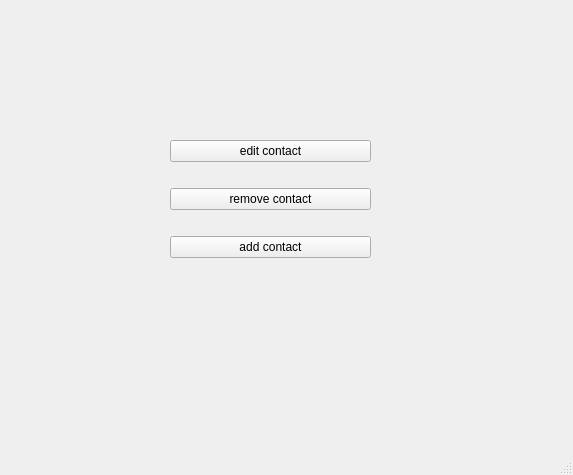
<?xml version="1.0" encoding="UTF-8"?>
<ui version="4.0">
 <class>MainWindow</class>
 <widget class="QMainWindow" name="MainWindow">
  <property name="geometry">
   <rect>
    <x>0</x>
    <y>0</y>
    <width>573</width>
    <height>475</height>
   </rect>
  </property>
  <property name="windowTitle">
   <string>MainWindow</string>
  </property>
  <widget class="QWidget" name="centralwidget">
   <widget class="QWidget" name="">
    <property name="geometry">
     <rect>
      <x>170</x>
      <y>120</y>
      <width>201</width>
      <height>161</height>
     </rect>
    </property>
    <layout class="QVBoxLayout" name="verticalLayout">
     <item>
      <widget class="QPushButton" name="pushButton_3">
       <property name="text">
        <string>edit contact</string>
       </property>
      </widget>
     </item>
     <item>
      <widget class="QPushButton" name="pushButton_2">
       <property name="text">
        <string>remove contact</string>
       </property>
      </widget>
     </item>
     <item>
      <widget class="QPushButton" name="pushButton">
       <property name="text">
        <string>add contact</string>
       </property>
      </widget>
     </item>
    </layout>
   </widget>
  </widget>
  <widget class="QMenuBar" name="menubar">
   <property name="geometry">
    <rect>
     <x>0</x>
     <y>0</y>
     <width>573</width>
     <height>25</height>
    </rect>
   </property>
  </widget>
  <widget class="QStatusBar" name="statusbar"/>
 </widget>
 <resources/>
 <connections/>
</ui>
